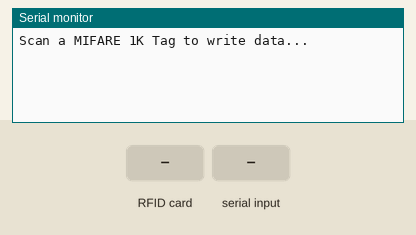
This sketch was run on a simulated ESP8266 (NodeMCU). Parts: the last lines printed to the serial monitor. Inputs (shaded band) come from the test bench.

Above: at 1.2 s.
1.3 s: RFID card 5E 7A 19 C4 held to the reader
At 2.5 s:
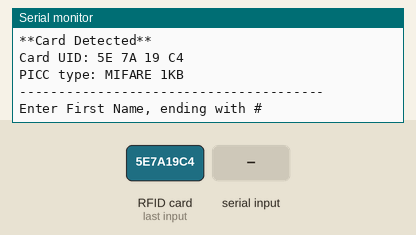
2.8 s: "1#" received over Serial
At 4.0 s:
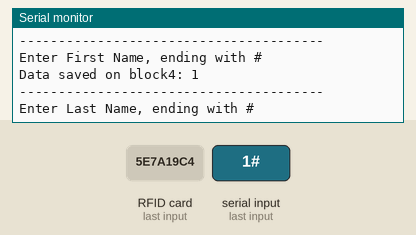
4.3 s: "0#" received over Serial
At 5.1 s:
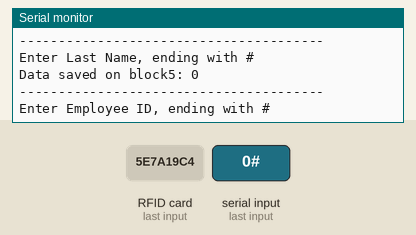
5.8 s: "2#" received over Serial
At 6.3 s:
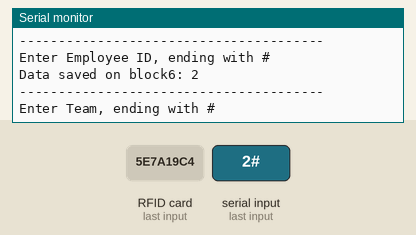
7.3 s: "1#" received over Serial
At 8.6 s:
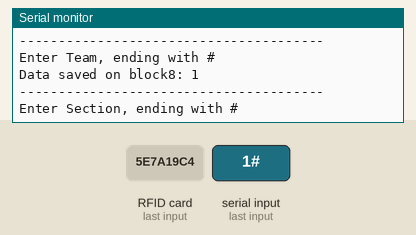
Timing chart, 0 to 9.8 s (numbered marks = the images above; inputs shaded):
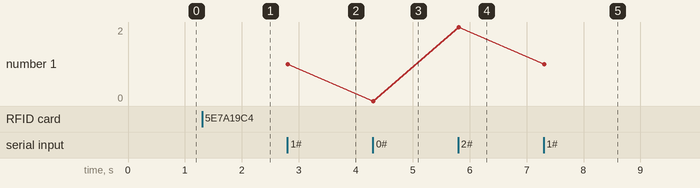

The sketch:

rfid_data.ino
```cpp
/* ------------------------------------------------------------------------
 * Created by: Jiramet Thaworn
 * Created on: 18 September, 2024
 * ------------------------------------------------------------------------
 * Download Resources
 * ------------------------------------------------------------------------
 * Preferences--> Aditional boards Manager URLs :
 * For ESP8266 and NodeMCU - Board Version 2.6.3
 * http://arduino.esp8266.com/stable/package_esp8266com_index.json
 * ------------------------------------------------------------------------
 * HTTPS Redirect Library:
 * https://github.com/jbuszkie/HTTPSRedirect
 * Example Arduino/ESP8266 code to upload data to Google Sheets
 * Follow setup instructions found here:
 * https://github.com/StorageB/Google-Sheets-Logging
 * ------------------------------------------------------------------------*/


#include <SPI.h>
#include <MFRC522.h>
//--------------------------------------------------
//GPIO 0 --> D3
//GPIO 2 --> D4
const uint8_t RST_PIN = D3;
const uint8_t SS_PIN = D4;
//--------------------------------------------------
MFRC522 mfrc522(SS_PIN, RST_PIN);
MFRC522::MIFARE_Key key;
//--------------------------------------------------
/* Be aware of Sector Trailer Blocks */
int blockNum = 4;
/* Create array to read data from Block */
/* Length of buffer should be 4 Bytes
more than the size of Block (16 Bytes) */
byte bufferLen = 18;
byte readBlockData[18];
//--------------------------------------------------
MFRC522::StatusCode status;
//--------------------------------------------------


void setup()
{
  //------------------------------------------------------
  //Initialize serial communications with PC
  Serial.begin(9600);
  //------------------------------------------------------
  //Initialize SPI bus
  SPI.begin();
  //------------------------------------------------------
  //Initialize MFRC522 Module
  mfrc522.PCD_Init();
  Serial.println("Scan a MIFARE 1K Tag to write data...");
  //------------------------------------------------------
}


/****************************************************************************************************
 * loop() function
 ****************************************************************************************************/
void loop()
{
  //------------------------------------------------------------------------------
  /* Prepare the ksy for authentication */
  /* All keys are set to FFFFFFFFFFFFh at chip delivery from the factory */
  for (byte i = 0; i < 6; i++){
    key.keyByte[i] = 0xFF;
  }
  //------------------------------------------------------------------------------
  /* Look for new cards */
  /* Reset the loop if no new card is present on RC522 Reader */
  if ( ! mfrc522.PICC_IsNewCardPresent()){return;}
  //------------------------------------------------------------------------------
  /* Select one of the cards */
  if ( ! mfrc522.PICC_ReadCardSerial()) {return;}
  //------------------------------------------------------------------------------
  Serial.print("\n");
  Serial.println("**Card Detected**");
  /* Print UID of the Card */
  Serial.print(F("Card UID:"));
  for (byte i = 0; i < mfrc522.uid.size; i++){
    Serial.print(mfrc522.uid.uidByte[i] < 0x10 ? " 0" : " ");
    Serial.print(mfrc522.uid.uidByte[i], HEX);
  }
  Serial.print("\n");
  /* Print type of card (for example, MIFARE 1K) */
  Serial.print(F("PICC type: "));
  MFRC522::PICC_Type piccType = mfrc522.PICC_GetType(mfrc522.uid.sak);
  Serial.println(mfrc522.PICC_GetTypeName(piccType));

  //------------------------------------------------------------------------------
  byte buffer[18];
  byte len;
  //wait until 20 seconds for input from serial
  Serial.setTimeout(20000L);
  //MMMMMMMMMMMMMMMMMMMMMMMMMMMMMMMMMMMMMMMMMMMMMMMMMMMMMMMMMMMMMMM
  Serial.println(F("---------------------------------------"));
  Serial.println(F("Enter First Name, ending with #"));
  len = Serial.readBytesUntil('#', (char *) buffer, 16);
  //add empty spaces to the remaining bytes of buffer
  for (byte i = len; i < 16; i++) buffer[i] = ' ';
  blockNum = 4;
  WriteDataToBlock(blockNum, buffer);
  ReadDataFromBlock(blockNum, readBlockData);
  dumpSerial(blockNum, readBlockData);
  //MMMMMMMMMMMMMMMMMMMMMMMMMMMMMMMMMMMMMMMMMMMMMMMMMMMMMMMMMMMMMMM
  Serial.println(F("---------------------------------------"));
  Serial.println(F("Enter Last Name, ending with #"));
  len = Serial.readBytesUntil('#', (char *) buffer, 16);
  for (byte i = len; i < 16; i++) buffer[i] = ' ';
  blockNum = 5;
  WriteDataToBlock(blockNum, buffer);
  ReadDataFromBlock(blockNum, readBlockData);
  dumpSerial(blockNum, readBlockData);
  //MMMMMMMMMMMMMMMMMMMMMMMMMMMMMMMMMMMMMMMMMMMMMMMMMMMMMMMMMMMMMMM
  Serial.println(F("---------------------------------------"));
  Serial.println(F("Enter Employee ID, ending with #"));
  len = Serial.readBytesUntil('#', (char *) buffer, 16);
  for (byte i = len; i < 16; i++) buffer[i] = ' ';
  blockNum = 6;
  WriteDataToBlock(blockNum, buffer);
  ReadDataFromBlock(blockNum, readBlockData);
  dumpSerial(blockNum, readBlockData);
  //MMMMMMMMMMMMMMMMMMMMMMMMMMMMMMMMMMMMMMMMMMMMMMMMMMMMMMMMMMMMMMM
  Serial.println(F("---------------------------------------"));
  Serial.println(F("Enter Team, ending with #"));
  len = Serial.readBytesUntil('#', (char *) buffer, 16);
  for (byte i = len; i < 16; i++) buffer[i] = ' ';
  blockNum = 8;
  WriteDataToBlock(blockNum, buffer);
  ReadDataFromBlock(blockNum, readBlockData);
  dumpSerial(blockNum, readBlockData);
  //MMMMMMMMMMMMMMMMMMMMMMMMMMMMMMMMMMMMMMMMMMMMMMMMMMMMMMMMMMMMMMM
  Serial.println(F("---------------------------------------"));
  Serial.println(F("Enter Section, ending with #"));
  len = Serial.readBytesUntil('#', (char *) buffer, 16);
  for (byte i = len; i < 16; i++) buffer[i] = ' ';
  blockNum = 9;
  WriteDataToBlock(blockNum, buffer);
  ReadDataFromBlock(blockNum, readBlockData);
  dumpSerial(blockNum, readBlockData);
}

/****************************************************************************************************
 * Writ() function
 ****************************************************************************************************/
void WriteDataToBlock(int blockNum, byte blockData[])
{
   //Serial.print("Writing data on block ");
   //Serial.println(blockNum);
  //------------------------------------------------------------------------------
  /* Authenticating the desired data block for write access using Key A */
  status = mfrc522.PCD_Authenticate(MFRC522::PICC_CMD_MF_AUTH_KEY_A, blockNum, &key, &(mfrc522.uid));
  if (status != MFRC522::STATUS_OK){
    Serial.print("Authentication failed for Write: ");
    Serial.println(mfrc522.GetStatusCodeName(status));
    return;
  }
  //------------------------------------------------------------------------------
  else {
    //Serial.print("Authentication OK - ");
  }
  //------------------------------------------------------------------------------
  /* Write data to the block */
  status = mfrc522.MIFARE_Write(blockNum, blockData, 16);
  if (status != MFRC522::STATUS_OK) {
    Serial.print("Writing to Block failed: ");
    Serial.println(mfrc522.GetStatusCodeName(status));
    return;
  }
  else {
    //Serial.println("Write OK");
  }
  //------------------------------------------------------------------------------
}


/****************************************************************************************************
 * ReadDataFromBlock() function
 ****************************************************************************************************/
void ReadDataFromBlock(int blockNum, byte readBlockData[])
{
   //Serial.print("Reading data from block ");
   //Serial.println(blockNum);
  //----------------------------------------------------------------------------
  /* Prepare the ksy for authentication */
  /* All keys are set to FFFFFFFFFFFFh at chip delivery from the factory */
  for (byte i = 0; i < 6; i++) {
    key.keyByte[i] = 0xFF;
  }
  //------------------------------------------------------------------------------
  /* Authenticating the desired data block for Read access using Key A */
  status = mfrc522.PCD_Authenticate(MFRC522::PICC_CMD_MF_AUTH_KEY_A, blockNum, &key, &(mfrc522.uid));
  //------------------------------------------------------------------------------
  if (status != MFRC522::STATUS_OK){
   Serial.print("Authentication failed for Read: ");
   Serial.println(mfrc522.GetStatusCodeName(status));
   return;
  }
  else {
    //Serial.print("Authentication OK - ");
  }
  //------------------------------------------------------------------------------
  /* Reading data from the Block */
  status = mfrc522.MIFARE_Read(blockNum, readBlockData, &bufferLen);
  if (status != MFRC522::STATUS_OK){
    Serial.print("Reading failed: ");
    Serial.println(mfrc522.GetStatusCodeName(status));
    return;
  }
  else {
    //readBlockData[16] = ' ';
    //readBlockData[17] = ' ';
    //Serial.println("Read OK");
  }
  //------------------------------------------------------------------------------
}


/****************************************************************************************************
 * dumpSerial() function
 ****************************************************************************************************/
void dumpSerial(int blockNum, byte blockData[])
{
  Serial.print("\n");
  Serial.print("Data saved on block");
  Serial.print(blockNum);
  Serial.print(": ");
  for (int j=0 ; j<16 ; j++){
    Serial.write(readBlockData[j]);
  }
  Serial.print("\n");

  //Empty readBlockData array
  for( int i = 0; i < sizeof(readBlockData);  ++i )
   readBlockData[i] = (char)0; //empty space
}
```

Measured:
- after the input at 1.3 s, the serial monitor: prints a new line at once (image 1)
- after the input at 2.8 s, the serial monitor: prints a new line at once (image 2)
- after the input at 4.3 s, the serial monitor: prints a new line at once (image 3)
- after the input at 5.8 s, the serial monitor: prints a new line at once (image 4)
- after the input at 7.3 s, the serial monitor: prints a new line at once (image 5)
- plotted number 1: 1 → 0 after the input at 4.3 s, 0 → 2 after the input at 5.8 s, 2 → 1 after the input at 7.3 s
